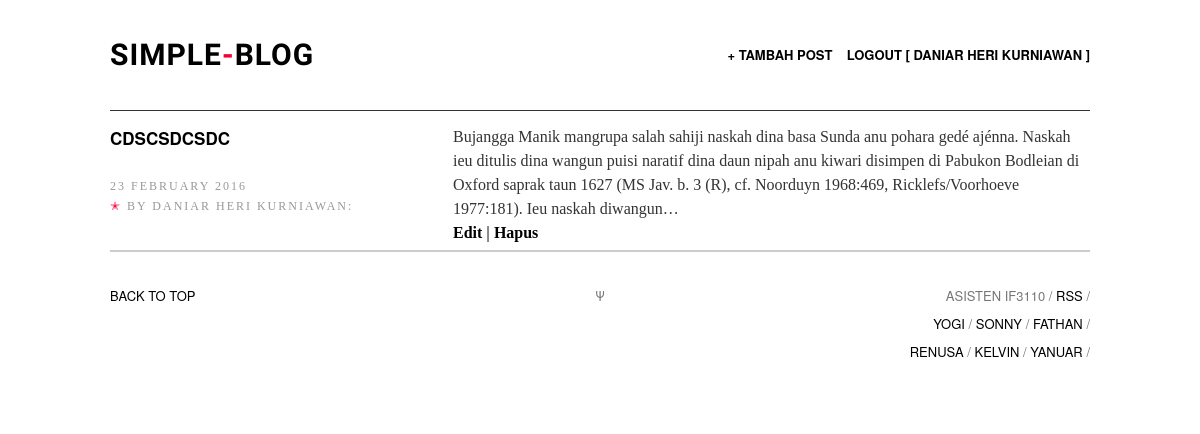
The page /index.php (signed in) on the database as committed earlier.
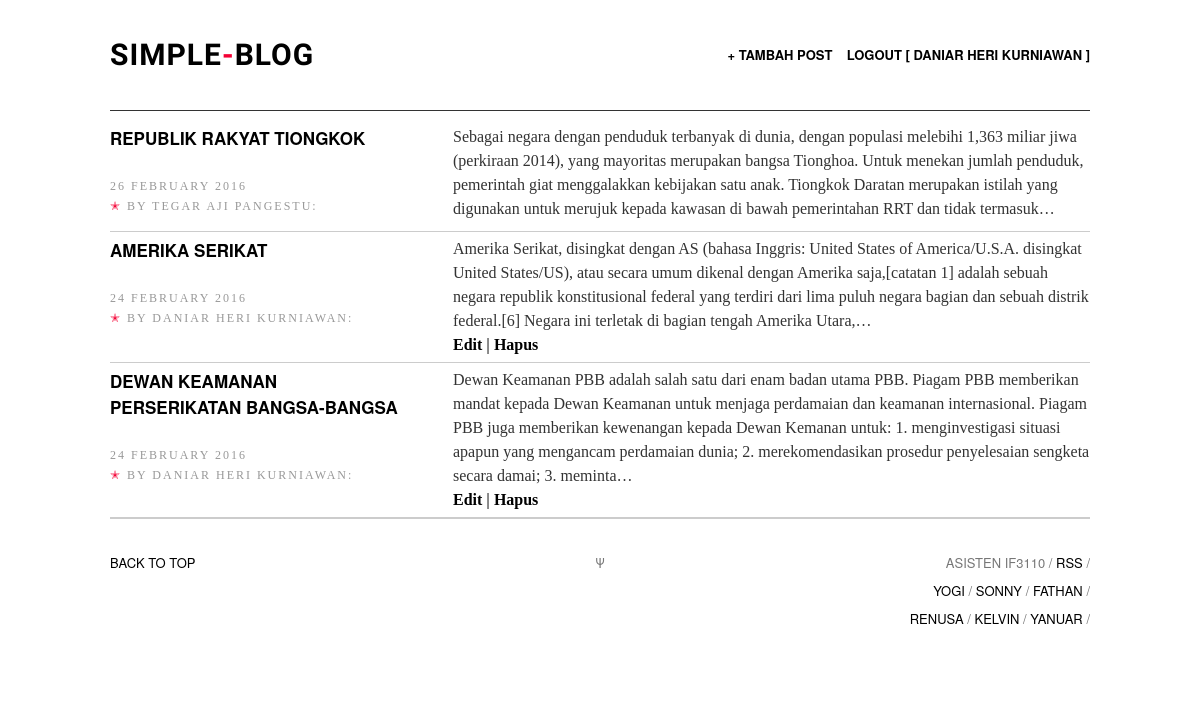
The same page on the database as committed later.
### tables this page shows
CREATE TABLE `post` (
  `Post_Id` int(100) NOT NULL,
  `Creator_Id` int(11) NOT NULL,
  `Title` varchar(100) NOT NULL,
  `Date` datetime NOT NULL,
  `Contents` text NOT NULL
);

CREATE TABLE `user` (
  `User_Id` int(11) NOT NULL,
  `Nama` varchar(25) NOT NULL,
  `Email` varchar(25) NOT NULL,
  `Password` varchar(25) NOT NULL
);

### posthandling.php (called while the page is built, shortened)
<?php
if (isset($_SESSION["isLogin"])){
	function getpost($con)
	{	$sql = "SELECT user.Nama , post.* FROM post INNER join user ON post.Creator_Id = user.User_Id ORDER BY Date DESC";
		$result = mysqli_query($con,$sql);
		return $result;
	}
}else{
    header("Location: login.php");
}
 ?>

### mainviewer.php (the view, shortened to what this page needs)
<?php
	include 'posthandling.php';
	function phpsqlconnection ()
	{
	    $con=mysqli_connect("mysql:3306","root","dev","simpleblog");
	    return $con;
	}
	function artlistitem ()
	{
		$connection = phpsqlconnection();
		$getpostresult = getpost($connection);
		while($row = mysqli_fetch_array($getpostresult)) {
		echo
			"<li class=\"art-list-item\">";
		echo
            "<div class=\"art-list-item-title-and-time\">";
		echo
			"<h2 class=\"art-list-title\"><a href=\"post.php?postid=".htmlspecialchars($row['Post_Id'], ENT_QUOTES, 'UTF-8')."\">".htmlspecialchars($row['Title'], ENT_QUOTES, 'UTF-8')."</a></h2>";
		$time = strtotime(htmlspecialchars($row['Date'], ENT_QUOTES, 'UTF-8'));
		$time = date('j F Y',$time);
		echo
			"<div class=\"art-list-time\">".$time."</div>
            <div class=\"art-list-time\"><span style=\"color:#F40034;\">&#10029;</span> By ".$row['Nama'].":</div>";
			if (str_word_count(htmlspecialchars($row['Contents'], ENT_QUOTES, 'UTF-8'))>47)
			{
				echo
	            "</div>
	            <p>".htmlspecialchars(implode(' ', array_slice(explode(' ',$row['Contents']), 0, 47)), ENT_QUOTES, 'UTF-8')."&hellip;</p>";
	            if($row['Nama']==$_SESSION['myNama']){
		           echo
		            "<p>
		              <b> <a href=\"edit_post.php?postid=".htmlspecialchars($row['Post_Id'], ENT_QUOTES, 'UTF-8')."\">Edit</a> | <a href=\"javascript:void(0)\" onclick=\"validatedelete".htmlspecialchars($row['Post_Id'], ENT_QUOTES, 'UTF-8')."()\">Hapus</a> </b>
		            </p>";
	        	}
	        echo
	        "</li>";
			}
    	}
	}
 ?>

### index.php (shortened to what this page needs)
<?php
  if (isset($_SESSION["isLogin"])){
    include 'mainviewer.php';
 ?>
<!DOCTYPE html>
<html>
<head>
<link rel="stylesheet" type="text/css" href="assets/css/screen.css" />
</head>
<body class="default">
<div class="wrapper">
<nav class="nav">
    <a style="border:none;" id="logo" href="index.php"><h1>Simple<span>-</span>Blog</h1></a>
    <ul class="nav-primary">
        <li><a href="new_post.php">+ Tambah Post</a></li>
	<li><a href="logout.php" ="">Logout [ <?php echo($_SESSION["myNama"]); ?> ] </a></li>
    </ul>
</nav>
<div id="home">
    <div class="posts">
        <nav class="art-list">
          <ul class="art-list-body">
            <?php
               artlistitem();
            ?>
          </ul>
        </nav>
    </div>
</div>
<footer class="footer">
    <div class="back-to-top"><a href="">Back to top</a></div>
    <div class="psi">&Psi;</div>
    <aside class="offsite-links">
        Asisten IF3110 /
        <a class="rss-link" href="#rss">RSS</a> /
        <br>
        <a class="twitter-link" href="http://twitter.com/YoGiiSinaga">Yogi</a> /
        <a class="twitter-link" href="http://twitter.com/sonnylazuardi">Sonny</a> /
        <a class="twitter-link" href="http://twitter.com/fathanpranaya">Fathan</a> /
        <br>
        <a class="twitter-link" href="#">Renusa</a> /
        <a class="twitter-link" href="#">Kelvin</a> /
        <a class="twitter-link" href="#">Yanuar</a> /
    </aside>
</footer>
</div>
</body>
</html>
<?php
    }else{
        header("Location: login.php");
        exit();
    }
 ?>

### assets/css/screen.css (style rules this page uses)
html, body, div, span, object, iframe, h1, h2, h3, h4, h5, h6, p, blockquote, pre, a, address, cite, code, em, img, small, strong, ol, ul, li, fieldset, form, label, legend, table, caption, tbody, tfoot, thead, tr, th, td, article, aside, canvas, embed, figure, figcaption, footer, header, hgroup, menu, nav, section, summary, time, audio, video { margin: 0; padding: 0; border: 0; font-size: 100%; font: inherit; vertical-align: baseline; }
article, aside, details, figcaption, figure, footer, header, hgroup, menu, time, nav, section { display: block; }
html, body, .wrapper { min-height: 100%; }
html, body { height: 100%; }
.wrapper { min-height: 100%; }
body { overflow-x: hidden; font: 17px/28px ff-meta-serif-web-pro, "Georgia", serif; color: #333; background: #fff; }
h1, h2, h3, h4, h5, h6 { font-family: "proxima-nova", "helvetica neue", "helvetica", sans-serif; font-weight: normal; text-transform: uppercase; font-weight: 700; color: #000; text-rendering: optimizeLegibility; }
h1 { font-size: 50px; padding-bottom: 30px; }
h2 { font-size: 45px; padding-bottom: 25px; }
p { margin: 0 0 28px 0; }
a { color: #000000 !important; text-decoration: none; -webkit-transition: color .2s ease-in-out; -moz-transition: color .2s ease-in-out; transition: color .2s ease-in-out; }
.wrapper { max-width: 1500px; margin: 0 auto; background: #fff; }
.nav, .art-header-inner, .footer, .art-list, .abt, .fourohfour { width: 980px; }
.nav, .art-body-inner, .footer, .art-list, .abt, .fourohfour { position: relative; margin: 0 auto; }
.nav { position: absolute; top: 0; left: 50%; height: 70px; padding-top: 40px; margin-left: -490px; border-bottom: 1px solid #333; z-index: 2; }
#logo { float: left; }
.nav-primary { float: right; }
.nav-primary li { display: inline-block; margin-left: 10px; font-weight: 500; }
#logo h1, .nav-primary li, .nav-primary li a { font-family: "proxima-nova", "helvetica neue", "helvetica", sans-serif; font-weight: 700; font-size: 13px; line-height: 30px; color: #000; text-transform: uppercase; }
#logo h1 { height: 30px; margin-left: 0px; letter-spacing: 1px; font-family: 'Questrial', sans-serif; font-size: 30px; }
#logo h1 span { color: #F40034 !important; }
.nav li:first-child { margin-left: 0; }
.art-list { padding: 120px 0 0; }
.art-list-body { position: relative; overflow: hidden; }
.art-list-item { padding: 5px 0; list-style: none; overflow: hidden; border-bottom: 1px solid #ccc; }
.art-list-title { font-size: 17px; line-height: 26px; font-weight: 700; }
.art-list-item-title-and-time { float: left; width: 30%; margin-bottom: 10px; }
.art-list-time { font-size: 12px; line-height: 20px; letter-spacing: 2px; text-transform: uppercase; color: #999; }
.art-list-title a { color: #000; }
.art-list-item p { width: 65%; float: left; margin-left: 5%; margin-bottom: 0; font-size: 16px; line-height: 24px; }
.footer { padding: 30px 0 40px; overflow: hidden; border-top: 1px solid #ccc; }
.footer, .footer a { font-family: "proxima-nova", "helvetica neue", "helvetica", sans-serif; font-size: 13px; text-transform: uppercase; color: #777; }
.back-to-top, .footer-nav, .offsite-links { width: 45%; float: left; }
.psi { width:10%; float:left; text-align: center; }
.offsite-links { text-align: right; }
.nav:before, .art-body-inner:before, .footer:before, .art-list:before { content:""; display:table; }
.nav:after, .art-body-inner:after, .footer:after, .art-list:after { clear:both; }
.nav, .art-body-inner, .footer, .art-list { zoom:1; }
.art-list, .nav, .abt, .art-body { -webkit-animation: le-fade .5s 0s 1 ease-out; -moz-animation: le-fade .5s 0s 1 ease-out; }

Rows that differ between the two databases and show on the page:
removed post: Title "CDSCSDCSDC", Date "23 FEBRUARY 2016", Creator_Id.Nama "DANIAR HERI KURNIAWAN", Contents "Bujangga Manik mangrupa salah sahiji naskah dina basa Sunda anu pohara gedé ajénna. Naskah ieu ditulis dina wangun puisi naratif dina daun nipah anu kiwari disimpen di Pabukon Bodleian di Oxford saprak taun 1627 (MS Jav. b. 3 (R), cf. Noorduyn 1968:469, Ricklefs/Voorhoeve 1977:181). Ieu naskah diwangun"
added post: Title "REPUBLIK RAKYAT TIONGKOK", Date "26 FEBRUARY 2016", Creator_Id.Nama "TEGAR AJI PANGESTU", Contents "Sebagai negara dengan penduduk terbanyak di dunia, dengan populasi melebihi 1,363 miliar jiwa (perkiraan 2014), yang mayoritas merupakan bangsa Tionghoa. Untuk menekan jumlah penduduk, pemerintah giat menggalakkan kebijakan satu anak. Tiongkok Daratan merupakan istilah yang digunakan untuk merujuk kepada kawasan di bawah pemerintahan RRT dan tidak termasuk"
added post: Title "AMERIKA SERIKAT", Date "24 FEBRUARY 2016", Creator_Id.Nama "DANIAR HERI KURNIAWAN", Contents "Amerika Serikat, disingkat dengan AS (bahasa Inggris: United States of America/U.S.A. disingkat United States/US), atau secara umum dikenal dengan Amerika saja,[catatan 1] adalah sebuah negara republik konstitusional federal yang terdiri dari lima puluh negara bagian dan sebuah distrik federal.[6] Negara ini terletak di bagian tengah Amerika Utara,"
added post: Title "DEWAN KEAMANAN PERSERIKATAN BANGSA-BANGSA", Date "24 FEBRUARY 2016", Creator_Id.Nama "DANIAR HERI KURNIAWAN", Contents "Dewan Keamanan PBB adalah salah satu dari enam badan utama PBB. Piagam PBB memberikan mandat kepada Dewan Keamanan untuk menjaga perdamaian dan keamanan internasional. Piagam PBB juga memberikan kewenangan kepada Dewan Kemanan untuk: 1. menginvestigasi situasi apapun yang mengancam perdamaian dunia; 2. merekomendasikan prosedur penyelesaian sengketa secara damai; 3. meminta"
